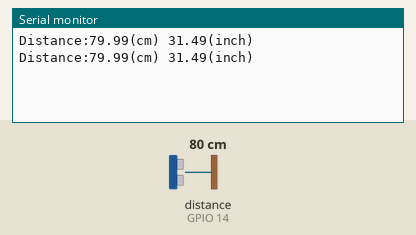
The program below on a simulated ESP32. Parts: the last lines printed to the serial monitor. Wiring (inferred from the names in the program): ultrasonic range finder: trigger GPIO 12; echo GPIO 14. The test bench sets the inputs (shaded band); at power-on: distance to the obstacle (sensor on GPIO 14) 80 cm. The echo pulse lasts 58.3 µs per cm.

Above: at 1.8 s.
1.9 s: distance to the obstacle (sensor on GPIO 14) set to 2 cm
At 2.6 s:
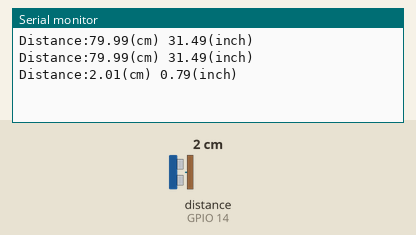
3.4 s: distance to the obstacle (sensor on GPIO 14) set to 4 cm
At 4.8 s:
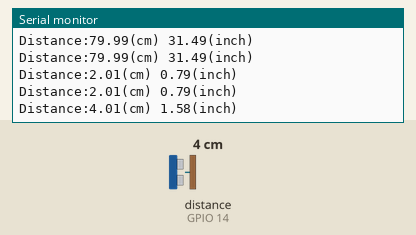
Timing chart, 0 to 6.4 s (numbered marks = the images above; inputs shaded):
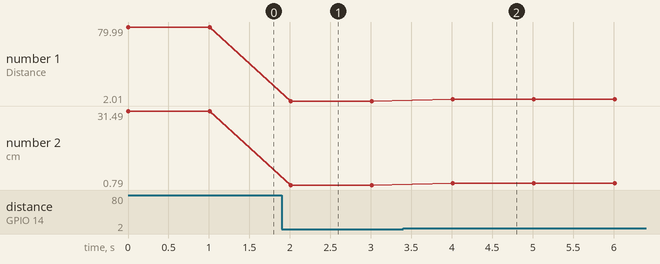

Measured:
- after the input at 1.9 s, the serial monitor: prints a new line after 0.11 s (image 1)
- after the input at 3.4 s, the serial monitor: prints a new line after 0.61 s (image 2)
- plotted number 1: 79.99 → 2.01 after the input at 1.9 s, 2.01 → 4.01 after the input at 3.4 s
- plotted number 2: 31.49 → 0.79 after the input at 1.9 s, 0.79 → 1.58 after the input at 3.4 s

The program:

main.cpp
```cpp
#include <Arduino.h>

const int trigPin = 12;
const int echoPin = 14;

long duration;
float distanceCm;
float distanceInch;

void setup() {
  Serial.begin(115200);
  pinMode(trigPin, OUTPUT);
  pinMode(echoPin, INPUT);
}

void loop() {
  digitalWrite(trigPin, LOW);
  delayMicroseconds(2);
  digitalWrite(trigPin, HIGH);
  delayMicroseconds(10);
  digitalWrite(trigPin, LOW);

  duration = pulseIn(echoPin, HIGH);

  distanceCm = duration * 0.0343 / 2.0;

  distanceInch = distanceCm * 0.393701;

  Serial.print("Distance:");
  Serial.print(distanceCm);
  Serial.print("(cm) ");
  Serial.print(distanceInch);
  Serial.println("(inch)");

  delay(1000);
}
```
